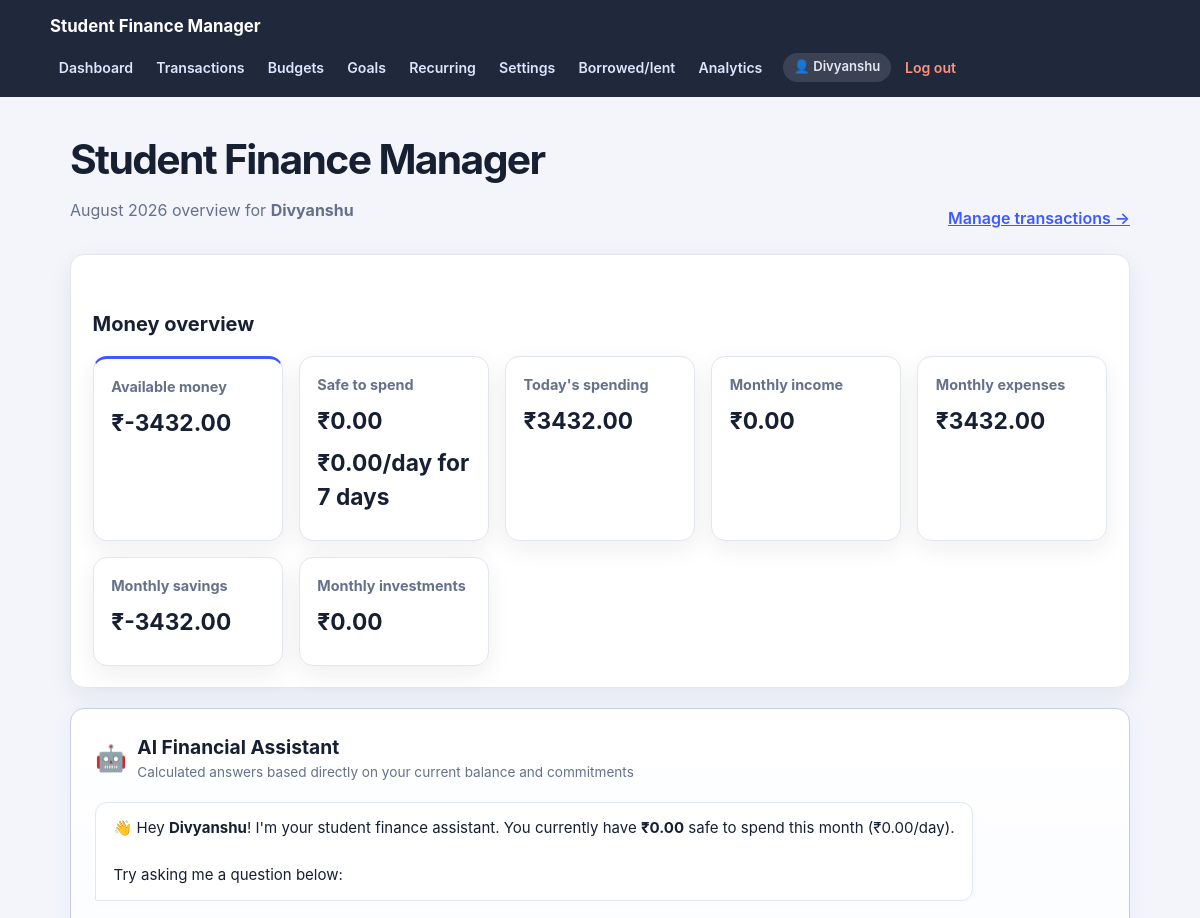
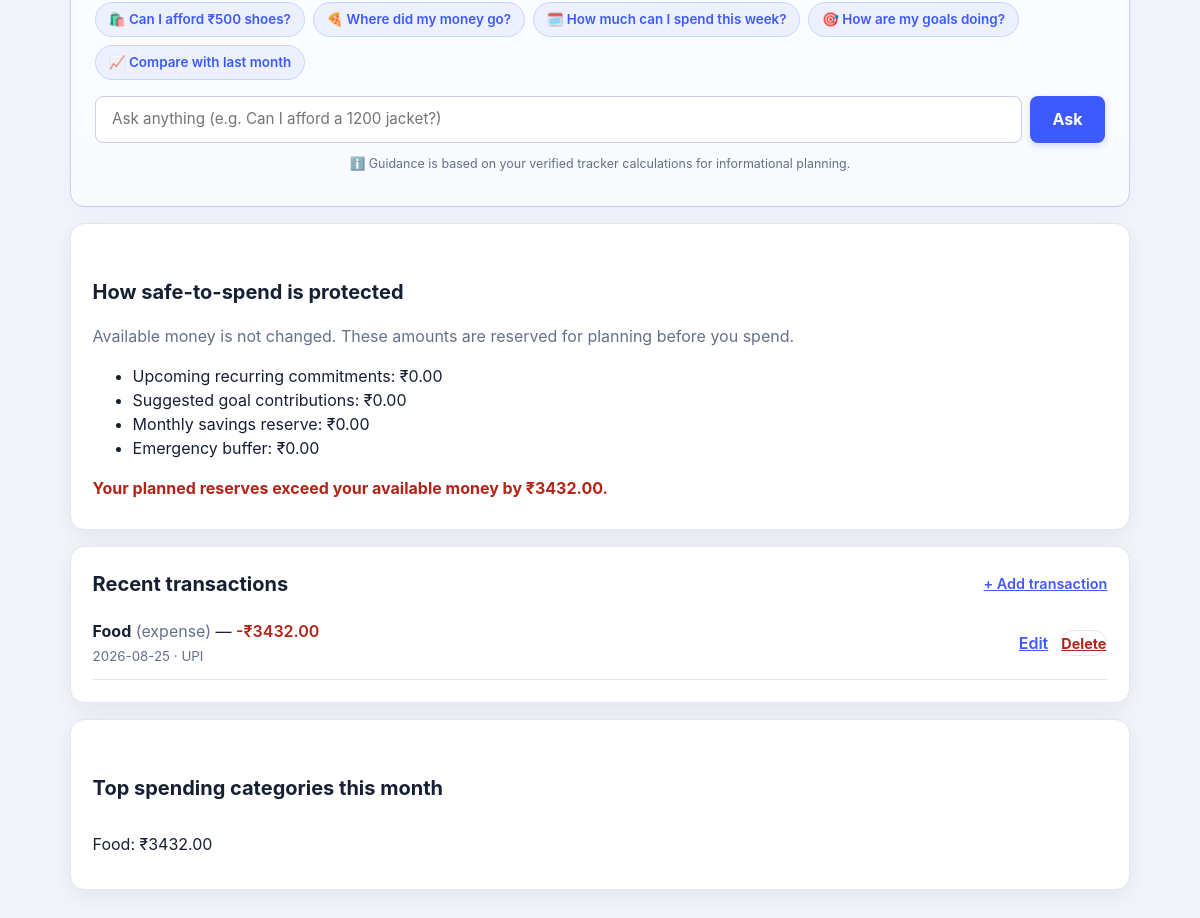
Screenshot of / (signed in) with the database file from the repository (2 pictures, top to bottom).
### tables this page shows
CREATE TABLE transactions (
    id INTEGER PRIMARY KEY AUTOINCREMENT,
    user_id INTEGER NOT NULL REFERENCES users(id) ON DELETE CASCADE,
    transaction_type TEXT NOT NULL CHECK (transaction_type IN ('income', 'expense')),
    amount REAL NOT NULL CHECK (amount > 0),
    transaction_date TEXT NOT NULL,
    category TEXT NOT NULL,
    payment_method TEXT NOT NULL,
    merchant TEXT,
    note TEXT,
    created_at TEXT NOT NULL DEFAULT CURRENT_TIMESTAMP
);

### app.py (the view)
@app.route("/")
@login_required
def home():
    user_id = session["user_id"]
    return render_template("index.html", dashboard=get_dashboard_data(user_id))

### app.py (called while the page is built)
@app.context_processor
def inject_globals():
    if "csrf_token" not in session:
        session["csrf_token"] = secrets.token_hex(16)
    return {
        "csrf_token": session["csrf_token"],
        "current_user": session.get("username"),
    }

def login_required(view):
    @wraps(view)
    def wrapped_view(*args, **kwargs):
        if "user_id" not in session:
            return redirect(url_for("login"))
        return view(*args, **kwargs)
    return wrapped_view

@app.before_request
def check_csrf():
    if request.method in {"POST", "PUT", "PATCH", "DELETE"}:
        validate_csrf()

### database.py (called while the page is built)
@contextmanager
def get_connection():
    if not DATABASE_PATH.parent.exists():
        DATABASE_PATH.parent.mkdir(parents=True, exist_ok=True)
    connection = sqlite3.connect(DATABASE_PATH)
    connection.row_factory = sqlite3.Row
    connection.execute("PRAGMA foreign_keys = ON")
    try:
        yield connection
        connection.commit()
    except Exception:
        connection.rollback()
        raise
    finally:
        connection.close()

### templates/index.html (shortened to what this page needs)
<!doctype html>
<html lang="en">
  <head>
    <link rel="stylesheet" href="{{ url_for('static', filename='css/style.css') }}">
  </head>
  <body>
    <header class="site-header">
      <a class="brand" href="{{ url_for('home') }}">Student Finance Manager</a>
      <nav aria-label="Main navigation">
        <a href="{{ url_for('home') }}">Dashboard</a>
        <a href="{{ url_for('transactions') }}">Transactions</a>
        <a href="{{ url_for('budgets') }}">Budgets</a>
        <a href="{{ url_for('goals') }}">Goals</a>
        <a href="{{ url_for('recurring_transactions') }}">Recurring</a>
        <a href="{{ url_for('settings') }}">Settings</a>
        <a href="{{ url_for('debts') }}">Borrowed/lent</a>
        <a href="{{ url_for('analytics') }}">Analytics</a>
        <span class="user-badge" title="Logged in as {{ current_user }}">👤 {{ current_user }}</span>
        <a href="{{ url_for('logout') }}" class="logout-link">Log out</a>
      </nav>
    </header>
    <main>
      <div class="page-heading">
        <div>
          <h1>Student Finance Manager</h1>
          <p>{{ dashboard['month_label'] }} overview for <strong>{{ current_user }}</strong></p>
        </div>
        <a href="{{ url_for('transactions') }}">Manage transactions →</a>
      </div>
      <section aria-label="Money overview">
        <h2>Money overview</h2>
        <div class="overview-grid">
          <article>
            <h3>Available money</h3>
            <p>₹{{ '%.2f'|format(dashboard['available_money']) }}</p>
          </article>
          <article>
            <h3>Safe to spend</h3>
            <p>₹{{ '%.2f'|format(dashboard['safe_to_spend']) }}</p>
            <p class="muted">₹{{ '%.2f'|format(dashboard['safe_per_day']) }}/day for {{ dashboard['remaining_days'] }} days</p>
          </article>
          <article>
            <h3>Today's spending</h3>
            <p>₹{{ '%.2f'|format(dashboard['today_spending']) }}</p>
          </article>
          <article>
            <h3>Monthly income</h3>
            <p>₹{{ '%.2f'|format(dashboard['monthly_income']) }}</p>
          </article>
          <article>
            <h3>Monthly expenses</h3>
            <p>₹{{ '%.2f'|format(dashboard['monthly_expenses']) }}</p>
          </article>
          <article>
            <h3>Monthly savings</h3>
            <p>₹{{ '%.2f'|format(dashboard['monthly_savings']) }}</p>
          </article>
          <article>
            <h3>Monthly investments</h3>
            <p>₹{{ '%.2f'|format(dashboard['monthly_investments']) }}</p>
          </article>
        </div>
      </section>
      <section class="assistant-section">
        <div class="assistant-header">
          <div style="display: flex; align-items: center; gap: 0.65rem;">
            <span style="font-size: 1.6rem;">🤖</span>
            <div>
              <h2 style="margin: 0; font-size: 1.2rem;">AI Financial Assistant</h2>
              <p class="muted" style="margin: 0; font-size: 0.85rem;">Calculated answers based directly on your current balance and commitments</p>
            </div>
          </div>
        </div>
        <div class="assistant-chat" id="assistant-chat">
          <div class="chat-message bot">
            <div class="message-content">
              👋 Hey <strong>{{ current_user }}</strong>! I'm your student finance assistant. You currently have <strong>₹{{ '%.2f'|format(dashboard['safe_to_spend']) }}</strong> safe to spend this month (₹{{ '%.2f'|format(dashboard['safe_per_day']) }}/day).
              <br><br>
              Try asking me a question below:
            </div>
          </div>
        </div>
        <div class="assistant-chips" id="assistant-chips">
          <button type="button" class="chip-btn" data-query="Can I afford ₹500 shoes?">🛍️ Can I afford ₹500 shoes?</button>
          <button type="button" class="chip-btn" data-query="Where did most of my money go this month?">🍕 Where did my money go?</button>
          <button type="button" class="chip-btn" data-query="How much can I spend this week?">🗓️ How much can I spend this week?</button>
          <button type="button" class="chip-btn" data-query="How are my savings goals doing?">🎯 How are my goals doing?</button>
          <button type="button" class="chip-btn" data-query="Why is my spending higher this month?">📈 Compare with last month</button>
        </div>
        <form id="assistant-form" class="assistant-input-bar">
          <input
            type="text"
            id="assistant-input"
            placeholder="Ask anything (e.g. Can I afford a 1200 jacket?)"
            autocomplete="off"
            required
          >
          <button type="submit" id="assistant-submit-btn">Ask</button>
        </form>
        <p class="disclaimer-text">
          ℹ️ Guidance is based on your verified tracker calculations for informational planning.
        </p>
      </section>
      <section>
        <h2>How safe-to-spend is protected</h2>
        <p class="muted">Available money is not changed. These amounts are reserved for planning before you spend.</p>
        <ul>
          <li>Upcoming recurring commitments: ₹{{ '%.2f'|format(dashboard['recurring_commitments']) }}</li>
          <li>Suggested goal contributions: ₹{{ '%.2f'|format(dashboard['goal_contributions']) }}</li>
          <li>Monthly savings reserve: ₹{{ '%.2f'|format(dashboard['savings_reserve']) }}</li>
          <li>Emergency buffer: ₹{{ '%.2f'|format(dashboard['emergency_buffer']) }}</li>
        </ul>
        {% if dashboard['safe_shortfall'] %}
          <p class="error">Your planned reserves exceed your available money by ₹{{ '%.2f'|format(dashboard['safe_shortfall']) }}.</p>
        {% endif %}
      </section>
      <section>
        <div style="display: flex; justify-content: space-between; align-items: center; margin-bottom: 0.5rem;">
          <h2 style="margin: 0;">Recent transactions</h2>
          <a href="{{ url_for('transactions') }}" style="font-size: 0.9rem;">+ Add transaction</a>
        </div>
        {% if dashboard['recent_transactions'] %}
          <ul class="activity-list" style="list-style: none; padding: 0;">
            {% for transaction in dashboard['recent_transactions'] %}
              <li class="transaction-item" style="display: flex; justify-content: space-between; align-items: center; padding: 0.75rem 0; border-bottom: 1px solid var(--border);">
                <div>
                  <strong>{{ transaction['category'] }}</strong>
                  <span class="muted">({{ transaction['transaction_type'] }})</span>
                  —
                  <span style="font-weight: 600; color: {% if transaction['transaction_type'] == 'expense' %}var(--danger){% else %}var(--success){% endif %};">
                    {% if transaction['transaction_type'] == 'expense' %}-{% else %}+{% endif %}₹{{ '%.2f'|format(transaction['amount']) }}
                  </span>
                  <br>
                  <small class="muted">{{ transaction['transaction_date'] }} · {{ transaction['payment_method'] }}{% if transaction['merchant'] %} · {{ transaction['merchant'] }}{% endif %}</small>
                </div>
                <div class="transaction-actions" style="display: flex; gap: 0.75rem; align-items: center;">
                  <a href="{{ url_for('edit_transaction', transaction_id=transaction['id']) }}" class="edit-link">Edit</a>
                  <form
                    method="post"
                    action="{{ url_for('delete_transaction', transaction_id=transaction['id']) }}"
                    onsubmit="return confirm('Are you sure you want to delete this transaction?');"
                    style="margin: 0; padding: 0; display: inline;"
                  >
                    <button type="submit" class="delete-btn" style="background: none; border: none; color: var(--danger); cursor: pointer; padding: 0; font-size: 0.9rem; text-decoration: underline;">Delete</button>
                  </form>
                </div>
              </li>
            {% endfor %}
          </ul>
        {% else %}
          <p>No transactions yet. <a href="{{ url_for('transactions') }}">Add your first transaction</a> to see activity here.</p>
        {% endif %}
      </section>
      <section>
        <h2>Top spending categories this month</h2>
        {% if dashboard['category_summary'] %}
          <ul class="summary-list">
            {% for category in dashboard['category_summary'] %}
              <li>{{ category['category'] }}: ₹{{ '%.2f'|format(category['total']) }}</li>
            {% endfor %}
          </ul>
        {% else %}
          <p>No expenses recorded for {{ dashboard['month_label'] }} yet.</p>
        {% endif %}
      </section>
    </main>
  </body>
</html>

### rows the page displays
transactions: amount "3432.00", category "Food", total "3432.00"

### other values shown
{{ current_user }} "Divyanshu"
{{ dashboard['month_label'] }} "August 2026"
{{ '%.2f'|format(dashboard['available_money']) }} "-3432.00"
{{ '%.2f'|format(dashboard['safe_to_spend']) }} "0.00"
{{ '%.2f'|format(dashboard['safe_per_day']) }} "0.00"
{{ dashboard['remaining_days'] }} "7"
{{ '%.2f'|format(dashboard['today_spending']) }} "3432.00"
{{ '%.2f'|format(dashboard['monthly_income']) }} "0.00"
{{ '%.2f'|format(dashboard['monthly_expenses']) }} "3432.00"
{{ '%.2f'|format(dashboard['monthly_savings']) }} "-3432.00"
{{ '%.2f'|format(dashboard['monthly_investments']) }} "0.00"
{{ '%.2f'|format(dashboard['recurring_commitments']) }} "0.00"
{{ '%.2f'|format(dashboard['goal_contributions']) }} "0.00"
{{ '%.2f'|format(dashboard['savings_reserve']) }} "0.00"
{{ '%.2f'|format(dashboard['emergency_buffer']) }} "0.00"
